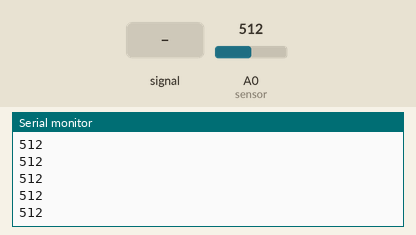
Bench run of a sketch on a simulated Arduino Uno, built with avr-gcc and run on an emulated ATmega328P. On the bench: the last lines printed to the serial monitor. The inputs (shaded band) are chosen by the test bench; at power-on: A0 (sensor) = 512.

Above: at 1.2 s.
1.3 s: A0 (sensor) fed a 200 Hz sine of ±81 counts around its level
At 2.0 s:
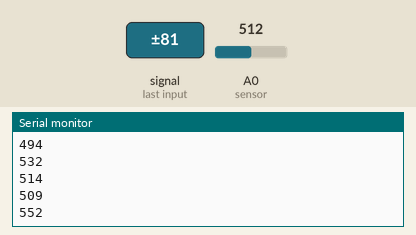
2.8 s: A0 (sensor) set to 716
At 3.6 s:
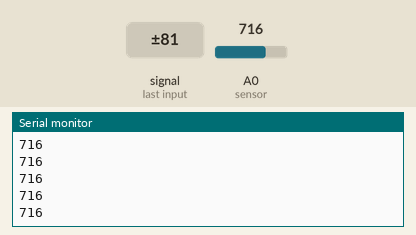
4.3 s: A0 (sensor) set to 900
At 4.8 s:
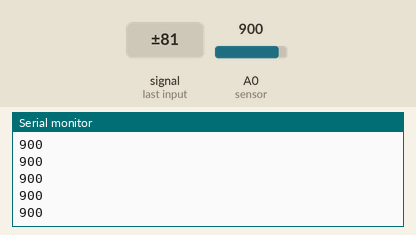
Timing chart, 0 to 7.3 s (numbered marks = the images above; inputs shaded):
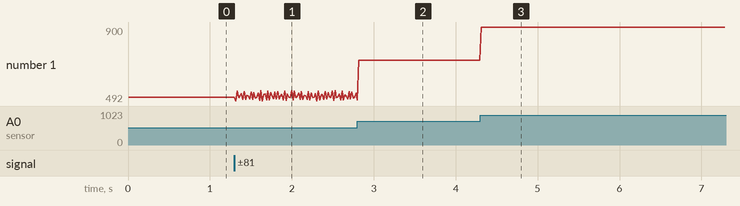

Measured:
- after the input at 1.3 s, the serial monitor: prints a new line at once (image 1)
- after the input at 2.8 s, the serial monitor: prints a new line at once (image 2)
- after the input at 4.3 s, the serial monitor: prints a new line at once (image 3)
- plotted number 1: 512 → 538 after the input at 1.3 s, 538 → 716 after the input at 2.8 s, 716 → 900 after the input at 4.3 s

The sketch:

P04_LecturasMedianaSensores.ino
```cpp
/*
  Mediana
*/
int sensor = A0;
void setup() {
  Serial.begin(9600);
}

int totalLecturas = 30;
int valor[30];
void loop() {
  for (int i = 0; i < totalLecturas; i++) {
    valor[i] = analogRead(sensor);
    delayMicroseconds(100);
  }

  for (int i = 0; i < totalLecturas; i++) { // Bubble Sort
    for (int j = i + 1; j < totalLecturas - 1; j++) {
      if (valor[j] < valor[i]) {
        int temp = valor[i];
        valor[i] = valor[j];
        valor[j] = temp;
      }
    }
  }

  Serial.println(valor[totalLecturas / 2]);
  delay(10);
}
```
